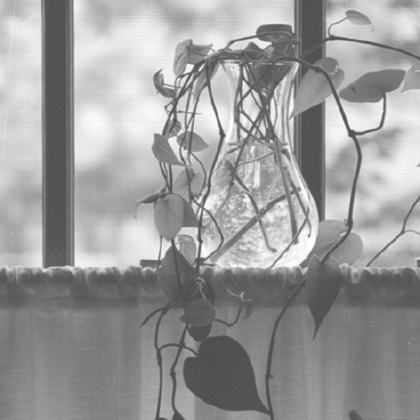
%> input picture images/plant.pgm, 420 x 420 px, shrunk from 512 x 512 before the run
$ octave ex2.m   (GNU Octave 9; MATLAB toolbox functions it lacks are replaced by stand-ins)
%> lines starting %> are read from the running program, lines starting %| are printed output that depends on the picture; in (x1, y1, x2, y2) boxes, pixels count from 0 and x2, y2 are one past the last pixel; in counts of white or black regions, pixels touching at a corner belong together; the program's own positions count from 1
clear all;

img = imread("..\..\images\plant.pgm");
%> img is the input picture: size 420x420 uint8; min 75, max 255, mean 155
[M, N] = size(img);
%> M = 420; N = 420

sigma=1.0;
J=3;


% %%% Exercise 2a %%%
 pyr = pyramidDecomposition(img,J,sigma);
%> the loop in pyramidDecomposition, `for level=1:J` made 3 passes
%> pass 1, in convolutionFilter, `img = shift(img, M,N);`:
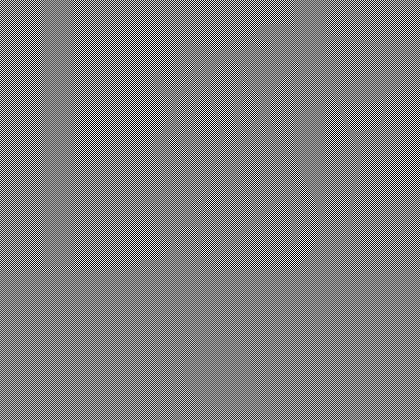
%> img: size 420x420 double; min -255, max 255, mean 0; drawn with min black and max white
%> after the loop in pyramidDecomposition, `for level=1:J`:
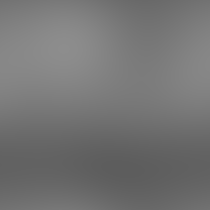
%> dj: size 210x210 double; min 93.13, max 141.2, mean 116.2
%> in pyramidDecomposition, `pyr(r:r+P(level)-1, c:c+P(level)-1) = fj;`:
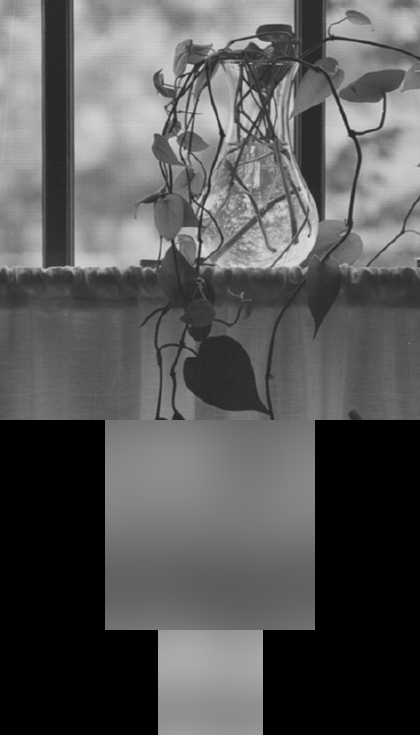
%> pyr: size 735x420 double; min 0, max 218.3, mean 88.6
figure();
subplot(1,2,1);
imshow(img);
title('Original')
subplot(1,2,2);
imshow(uint8(pyr));
title('Pyramid')

% %%% Exercise 2b %%%
im = pyramidReconstruction(pyr,J,sigma);
%> the loop in pyramidReconstruction, `for i=1:J-1` made 2 passes
%> pass 1, in convolutionFilter (call 7), `g = real(ifft2(G));`:
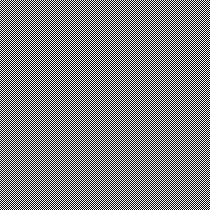
%> g: size 210x210 double; min -41.14, max 41.14, mean 0; drawn with min black and max white
%> pass 1, in convolutionFilter (call 7), `g = shift(g, M,N);`:
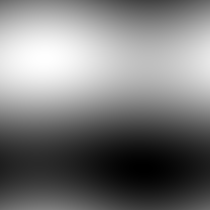
%> g: size 210x210 double; min 36.53, max 41.14, mean 38.7; drawn with min black and max white
figure();
subplot(1,2,1);
imshow(img);
title('Original')
subplot(1,2,2);
imshow(uint8(im));
title('Reconstructed')

%%% Exercise 2c %%%
errUint = error(img, uint8(im));
%> in error, `err = 1/(M^2) * sum(abs(f-g), 'all');`: err = 0
%> errUint = 0
errDouble = error(double(img), im);
%> errDouble = 1.36e-16

diffImg = abs(double(img)-im);
minnz = min(diffImg(diffImg > 0)); % min non-zero
%> minnz = 1.42e-14
diffImg(diffImg >= minnz) = 255;
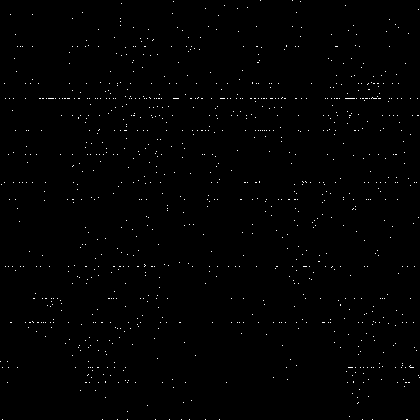
%> diffImg: size 420x420 double; 0.63% white in thin lines or dots
figure();
imshow(diffImg);
fused = imfuse(img,diffImg);
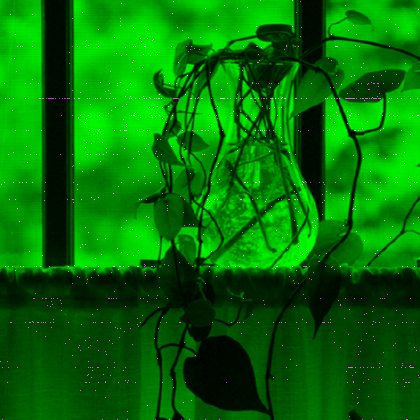
%> fused: size 420x420x3 uint8; mean R, G, B 1.6, 113.4, 1.6
figure();
imshow(fused);


function err = error(f,g)
[M, ~] = size(f);
err = 1/(M^2) * sum(abs(f-g), 'all');
end

function fj=pyramidReconstruction(pyr,J,sigma)
[~, M] = size(pyr);
exponents = [0:J-1];
bases = 0.5 * ones(1, J);
P = M * (bases .^ exponents);
r = sum(P)-P(end); c =(M/2-M/(2^J));
fj = pyr(r+1:end, c+1:(M/2-M/(2^J))+P(end)); %  take apex
for i=1:J-1
   level = J-i;
   rstart = sum(P)-sum(P(level:end))+1;
   rend = rstart+P(level)-1;
   cstart =  M/2 - M/(2^level)+1;
   cend = cstart + P(level)-1;
   fj = expand(fj, sigma);
   fj = fj + pyr(rstart:rend, cstart:cend);
end
end

function [pyr,fj]=pyramidDecomposition(img,J,sigma)
img = double(img);
[M, ~] = size(img);
exponents = [0:J-1];
bases = 0.5 * ones(1, J);
P = M * (bases .^ exponents);            % precompute sizes for all levels
pyr = zeros (sum(P), M);
r=1;c=1;
fj = img;
for level=1:J
    if level > 1
         fj = reduce(fj, sigma);         % approximation
    end
    if level < J
        dj =  fj - expand(reduce(fj, sigma), sigma); % residuals
        pyr(r:r+P(level)-1, c:c+P(level)-1) = dj;
        r = r + P(level); c = c+P(level)/4;
    end
end
pyr(r:r+P(level)-1, c:c+P(level)-1) = fj;
end

function f = reduce(f, sigma)
% Gaussian filtering followed by downsampling
[M, N] = size(f);
H = gaussian(sigma, M, N );
f = convolutionFilter(f, H);
f = downsampleX2(f);
end

function f = expand(f, sigma)
% upsampling followed by Gaussian filtering
f = upsampleX2(f);
[M, N] = size(f);
H = gaussian(sigma, M, N);
f = convolutionFilter(f, H);
end


function f = downsampleX2(f)
f = f(1:2:end, 1:2:end); % take only odd rows/cols
end

function f = upsampleX2(f)
temp = zeros(2*size(f));
temp(1:2:end, 1:2:end) = f;
f = temp;
end

function H = gaussian(D0,M,N)
% Returns centered at (M/2, N/2) kernel
rfloor = floor(M/2); rceil = ceil(M/2); % midpoint along rows
cfloor = floor(N/2); cceil = ceil(N/2); % midpoint along columns
u = -rfloor:rceil-1; % centered vector along rows
v = -cfloor:cceil-1; % centered vector along columns
[V,U] = meshgrid(v,u); % mesh of size M x N
D = ((U).^2 + (V).^2);
H =  exp(-(D) ./(2*D0^2));
end

function g = convolutionFilter(img, H)
  img = double(img);
  H = double(H);
  [M, N]= size(img);
  img = shift(img, M,N);                % center the image
  F = fft2(img);                        % frequency domain representation
  G = F .* H;                           % convolution in frequency domain
  g = real(ifft2(G));                   % return to spatial domain
  g = shift(g, M,N);                    % uncenter the image

  function f = shift(f, M, N)           % helper to (un)center the image
  for i=0:(M-1)
      for j=0:(N-1)
          f(i+1, j+1)=  f(i+1, j+1) * (-1)^(i+j);
      end
   end
  end
end

$ run again, with images/cameraman.pgm copied over images/plant.pgm
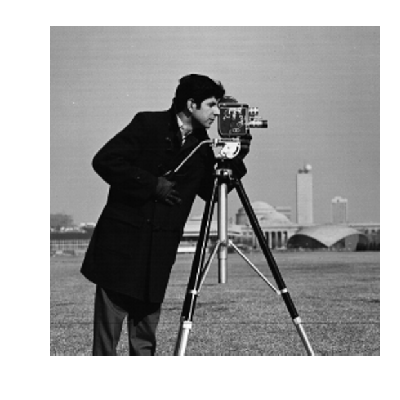
%> input picture images/cameraman.pgm, 400 x 400 px
%> img is the input picture: size 400x400 uint8; min 0, max 255, mean 161.9
%> err = 0
%> errDouble = 2.9e-15
%> minnz = 3.55e-15
%> `diffImg(diffImg >= minnz) = 255;`:
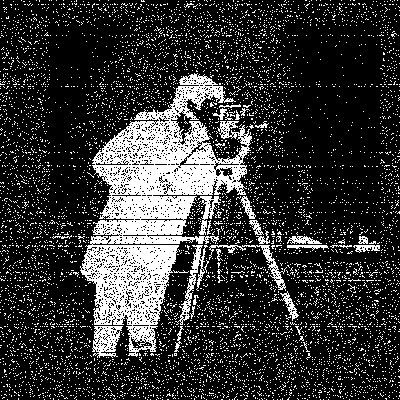
%> diffImg: size 400x400 double; 21.1% white; 6834 white regions (6806 under 20 px), largest, box (x1, y1, x2, y2) and area: (80, 73, 252, 357) 18481, (92, 326, 123, 358) 586, (175, 245, 208, 325) 568
%> `fused = imfuse(img,diffImg);`:
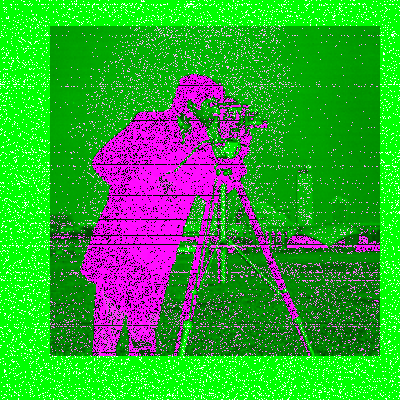
%> fused: size 400x400x3 uint8; mean R, G, B 53.7, 161.9, 53.7
